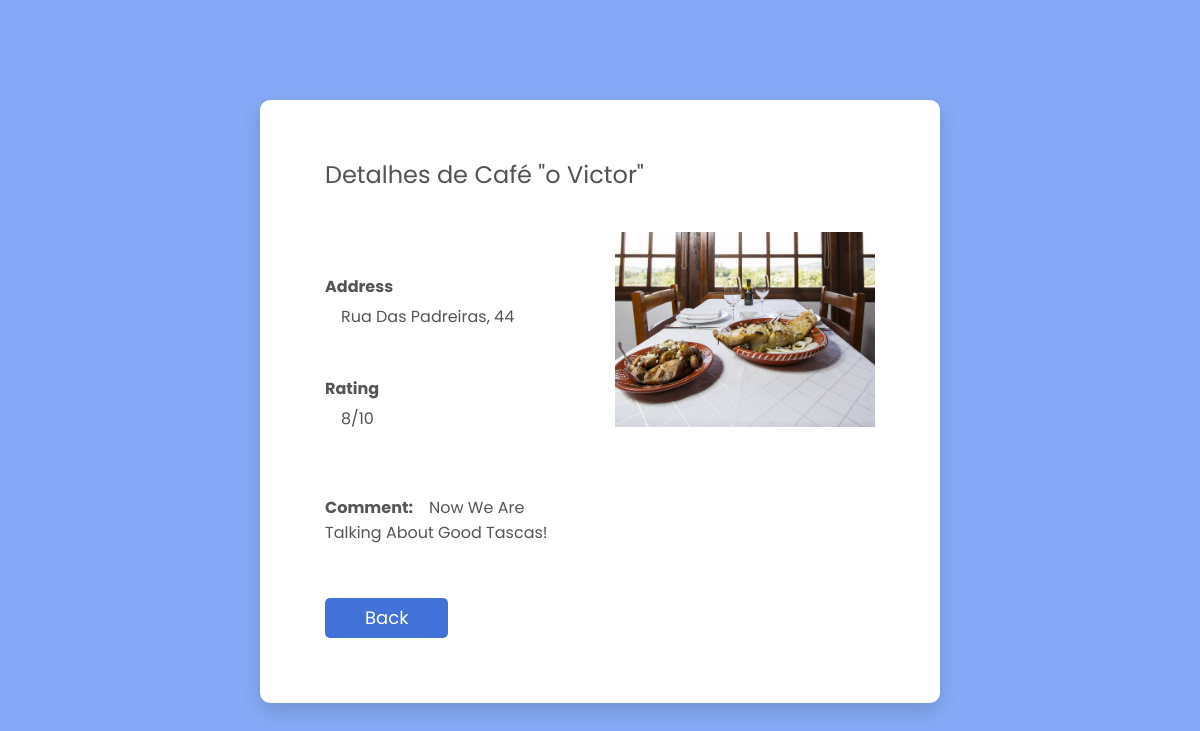
Page /detalhes/18 on the earlier database version.
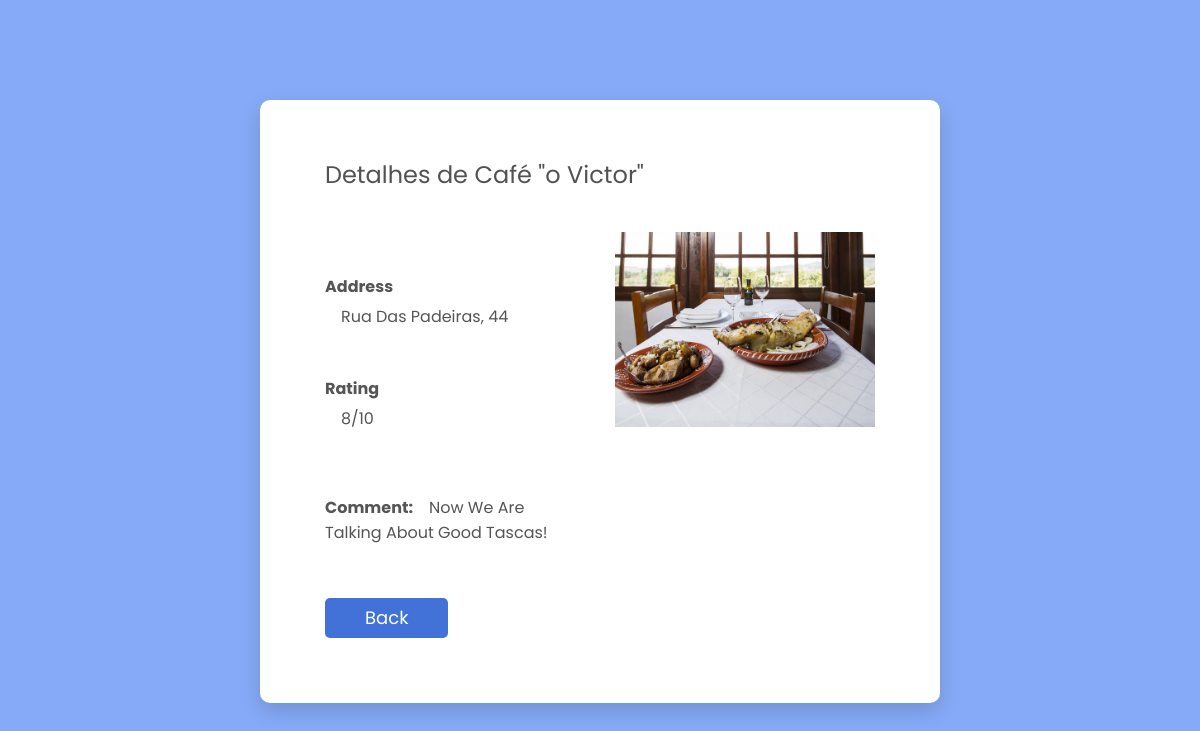
Same page on the later database version.
### tascasApp/models.py (models this page shows)
class Tasca(models.Model):
      name = models.CharField(max_length=100)
      address = models.CharField(max_length=200)
      rating = models.IntegerField(validators=[MinValueValidator(0), MaxValueValidator(10)])
      tascaPicture = models.ImageField(null=True, blank=True, upload_to='media')

### tascasApp/views.py (the view)
# urls.py: path('detalhes/<int:tasca_id>', views.detalhes, name='detalhes'),
def detalhes(request, tasca_id):
      tasca = Tasca.objects.get(pk=tasca_id)
      localtion = geocoder.osm(tasca.address)
      lat = localtion.lat
      lng = localtion.lng
      if lat == None or lng == None:
            m = 'This address is invalid.'
      else:
            m = folium.Map([lat, lng], zoom_start=10)
            folium.Marker([lat, lng], tooltip="Click for more", popup=tasca.address).add_to(m)
            m = m._repr_html_()
      context = {
            'object': tasca,
            'm': m
      }
      return render(request, "../templates/html/details.html", context)

### templates/html/details.html (shortened to what this page needs)
{% load static %}
<!DOCTYPE html PUBLIC "-//W3C//DTD HTML 4.01 Transitional//EN" "http://www.w3.org/TR/html4/loose.dtd">
<head>
    <link href={% static "css/material-design-iconic-font.min.css" %} rel="stylesheet" media="all">
    <link href={% static "css/select2.min.css" %} rel="stylesheet" media="all">
    <link href={% static "css/main2.css" %} rel="stylesheet" media="all">
</head>
<body>
    <div class="page-wrapper p-t-100 font-poppins" style="background: #86aaf7;">
        <div class="wrapper wrapper--w680">
            <div class="card card-4">
                <div class="card-body">
                    <h2 class="title">Detalhes de {{object.name}}</h2>
                    <div class="row row-space">
                        <div class="col-2">
                            <div class="input-group">
                                <br><br>
                                <label class="label"><b>Address</b></label>
                                <label class="label">&emsp;{{object.address}}</label>
                                <br><br>
                                <label class="label"><b>Rating</b></label>
                                <label class="label">&emsp;{{object.rating}}/10</label>
                            </div>
                        </div>
                        <div class="col-2">
                            <div class="input-group">
                                <img src="{{ object.tascaPicture.url }}" width="100%" height="100%"/>
                            </div>
                        </div>
                    </div>
                    <div class="row row-space">
                        <div class="col-2">
                            <div class="input-group">
                                {% if object.rating > 7 and object.rating <= 9 %}
                                    <br><br>
                                    <label class="label"><b>Comment:&emsp;</b>Now we are talking about good Tascas!</label>
                                {% endif %}
                            </div>
                        </div>
                        <div class="col-2">
                        </div>
                    </div>
                    <br>
                    <div class="p-t-10">
                        <button class="btn btn--radius-2 btn--blue" onclick="location.href='{% url 'index' %}'"> Back </button>
                    </div>
                </div>
            </div>
        </div>
    </div>
</body>
</html>

Differences in the rows shown:
changed Tasca "Café \"o Victor\"": address "Rua Das Padreiras, 44" → "Rua Das Padeiras, 44"
